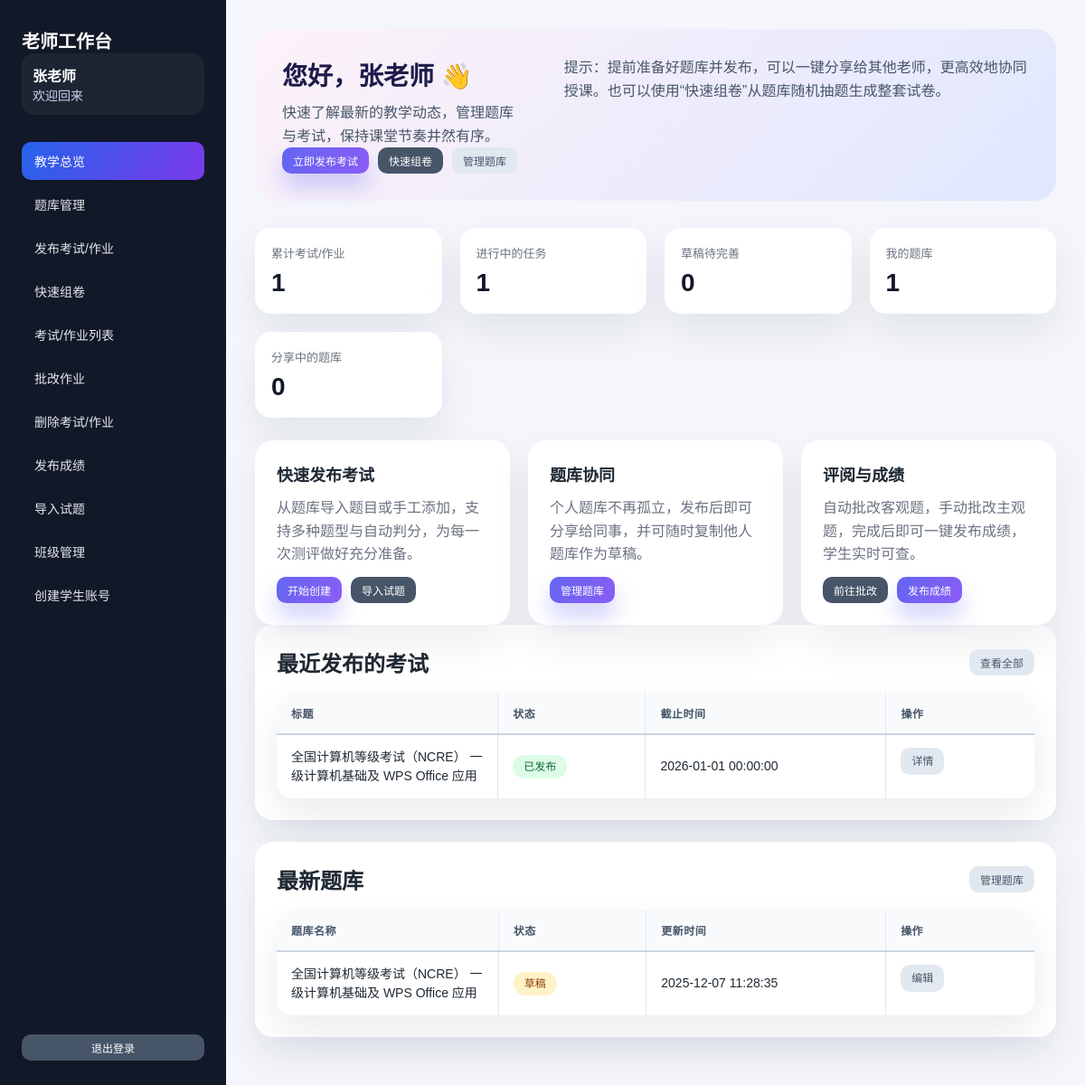
The page /teacher/index.php (signed in) on the database its author committed.
### tables this page shows
CREATE TABLE `users` (
  `id` int(11) NOT NULL AUTO_INCREMENT,
  `username` varchar(50) NOT NULL,
  `password` varchar(255) NOT NULL,
  `name` varchar(50) NOT NULL,
  `role` enum('admin','teacher','student') NOT NULL DEFAULT 'student',
  `class_id` int(11) DEFAULT NULL COMMENT '班级ID，学生所属班级',
  `teacher_id` int(11) DEFAULT NULL COMMENT '创建该学生的老师ID',
  `created_by` int(11) DEFAULT NULL COMMENT '创建者ID',
  `created_at` datetime DEFAULT CURRENT_TIMESTAMP,
  PRIMARY KEY (`id`),
  UNIQUE KEY `username` (`username`),
  KEY `teacher_id` (`teacher_id`),
  KEY `created_by` (`created_by`),
  CONSTRAINT `users_ibfk_1` FOREIGN KEY (`teacher_id`) REFERENCES `users` (`id`) ON DELETE SET NULL,
  CONSTRAINT `users_ibfk_2` FOREIGN KEY (`created_by`) REFERENCES `users` (`id`) ON DELETE SET NULL
);

CREATE TABLE `exams` (
  `id` int(11) NOT NULL AUTO_INCREMENT,
  `title` varchar(200) NOT NULL,
  `description` text,
  `type` enum('exam','homework') NOT NULL DEFAULT 'exam',
  `teacher_id` int(11) NOT NULL,
  `start_time` datetime NOT NULL,
  `end_time` datetime NOT NULL,
  `duration` int(11) DEFAULT NULL COMMENT '考试时长（分钟）',
  `allow_retake` tinyint(1) DEFAULT '0' COMMENT '是否允许再次考试',
  `status` enum('draft','published','finished') DEFAULT 'draft',
  `created_at` datetime DEFAULT CURRENT_TIMESTAMP,
  PRIMARY KEY (`id`),
  KEY `teacher_id` (`teacher_id`),
  CONSTRAINT `exams_ibfk_1` FOREIGN KEY (`teacher_id`) REFERENCES `users` (`id`) ON DELETE CASCADE
);

CREATE TABLE `question_banks` (
  `id` int(11) NOT NULL AUTO_INCREMENT,
  `teacher_id` int(11) NOT NULL COMMENT '题库所属老师',
  `name` varchar(200) NOT NULL COMMENT '题库名称',
  `description` text COMMENT '题库说明',
  `status` enum('draft','published') NOT NULL DEFAULT 'draft' COMMENT '发布状态',
  `created_at` datetime DEFAULT CURRENT_TIMESTAMP,
  `updated_at` datetime DEFAULT CURRENT_TIMESTAMP ON UPDATE CURRENT_TIMESTAMP,
  PRIMARY KEY (`id`),
  KEY `teacher_id` (`teacher_id`),
  CONSTRAINT `question_banks_ibfk_1` FOREIGN KEY (`teacher_id`) REFERENCES `users` (`id`) ON DELETE CASCADE
);

### config.php (called while the page is built, shortened)
<?php
function getDB() {
    static $pdo = null;
    if ($pdo === null) {
        try {
            $dsn = "mysql:host=" . DB_HOST . ";dbname=" . DB_NAME . ";charset=" . DB_CHARSET;
            $pdo = new PDO($dsn, DB_USER, DB_PASS);
            $pdo->setAttribute(PDO::ATTR_ERRMODE, PDO::ERRMODE_EXCEPTION);
            $pdo->setAttribute(PDO::ATTR_DEFAULT_FETCH_MODE, PDO::FETCH_ASSOC);
        } catch(PDOException $e) {
            die("数据库连接失败: " . $e->getMessage());
        }
    }
    return $pdo;
}
function getCurrentUser() {
    $pdo = getDB();
    $stmt = $pdo->prepare("SELECT * FROM users WHERE id = ?");
    $stmt->execute([$_SESSION['user_id']]);
    return $stmt->fetch();
}
?>

### teacher/index.php (the view, shortened to what this page needs)
<?php
require_once '../config.php';
require_once 'teacher_sidebar.php';
$pdo = getDB();
$user = getCurrentUser();
$teacherId = $_SESSION['user_id'];
$examCount = $pdo->prepare("SELECT COUNT(*) FROM exams WHERE teacher_id = ?");
$examCount->execute([$teacherId]);
$totalExams = (int)$examCount->fetchColumn();
$activeExamStmt = $pdo->prepare("SELECT COUNT(*) FROM exams WHERE teacher_id = ? AND status = 'published' AND end_time >= NOW()");
$activeExamStmt->execute([$teacherId]);
$activeExams = (int)$activeExamStmt->fetchColumn();
$draftExamStmt = $pdo->prepare("SELECT COUNT(*) FROM exams WHERE teacher_id = ? AND status = 'draft'");
$draftExamStmt->execute([$teacherId]);
$draftExams = (int)$draftExamStmt->fetchColumn();
$bankStmt = $pdo->prepare("SELECT COUNT(*) FROM question_banks WHERE teacher_id = ?");
$bankStmt->execute([$teacherId]);
$bankCount = (int)$bankStmt->fetchColumn();
$shareStmt = $pdo->prepare("SELECT COUNT(*) FROM question_bank_shares WHERE owner_teacher_id = ?");
$shareStmt->execute([$teacherId]);
$shareCount = (int)$shareStmt->fetchColumn();
$recentExamsStmt = $pdo->prepare("SELECT id, title, status, end_time FROM exams WHERE teacher_id = ? ORDER BY created_at DESC LIMIT 4");
$recentExamsStmt->execute([$teacherId]);
$recentExams = $recentExamsStmt->fetchAll();
$recentBanksStmt = $pdo->prepare("SELECT id, name, status, updated_at FROM question_banks WHERE teacher_id = ? ORDER BY updated_at DESC LIMIT 4");
$recentBanksStmt->execute([$teacherId]);
$recentBanks = $recentBanksStmt->fetchAll();
?>
<!DOCTYPE html>
<html lang="zh-CN">
<head>
    <link rel="stylesheet" href="../style.css">
</head>
<body>
    <div class="app-shell">
        <?php renderTeacherSidebar('dashboard', $user); ?>
        <main class="app-content">
            <section class="page-hero">
                <div>
                    <h1>您好，<?php echo htmlspecialchars($user['name']); ?> 👋</h1>
                    <p>快速了解最新的教学动态，管理题库与考试，保持课堂节奏井然有序。</p>
                    <div class="hero-actions">
                        <a href="create_exam.php" class="btn btn-primary btn-small">立即发布考试</a>
                        <a href="quick_generate_exam.php" class="btn btn-secondary btn-small">快速组卷</a>
                        <a href="question_bank.php" class="btn btn-muted btn-small">管理题库</a>
                    </div>
                </div>
                <div>
                    <p>提示：提前准备好题库并发布，可以一键分享给其他老师，更高效地协同授课。也可以使用“快速组卷”从题库随机抽题生成整套试卷。</p>
                </div>
            </section>
            <section class="stats-grid">
                <div class="stat-card">
                    <span>累计考试/作业</span>
                    <strong><?php echo $totalExams; ?></strong>
                </div>
                <div class="stat-card">
                    <span>进行中的任务</span>
                    <strong><?php echo $activeExams; ?></strong>
                </div>
                <div class="stat-card">
                    <span>草稿待完善</span>
                    <strong><?php echo $draftExams; ?></strong>
                </div>
                <div class="stat-card">
                    <span>我的题库</span>
                    <strong><?php echo $bankCount; ?></strong>
                </div>
                <div class="stat-card">
                    <span>分享中的题库</span>
                    <strong><?php echo $shareCount; ?></strong>
                </div>
            </section>
            <section class="card-grid">
                <div class="card-highlight">
                    <h3>快速发布考试</h3>
                    <p>从题库导入题目或手工添加，支持多种题型与自动判分，为每一次测评做好充分准备。</p>
                    <div class="card-actions">
                        <a href="create_exam.php" class="btn btn-primary btn-small">开始创建</a>
                        <a href="import_exam.php" class="btn btn-secondary btn-small">导入试题</a>
                    </div>
                </div>
                <div class="card-highlight">
                    <h3>题库协同</h3>
                    <p>个人题库不再孤立，发布后即可分享给同事，并可随时复制他人题库作为草稿。</p>
                    <div class="card-actions">
                        <a href="question_bank.php" class="btn btn-primary btn-small">管理题库</a>
                    </div>
                </div>
                <div class="card-highlight">
                    <h3>评阅与成绩</h3>
                    <p>自动批改客观题，手动批改主观题，完成后即可一键发布成绩，学生实时可查。</p>
                    <div class="card-actions">
                        <a href="grade_exam.php" class="btn btn-secondary btn-small">前往批改</a>
                        <a href="publish_score.php" class="btn btn-primary btn-small">发布成绩</a>
                    </div>
                </div>
            </section>
            <div class="card">
                <div class="section-title">
                    <h2>最近发布的考试</h2>
                    <a href="exam_list.php" class="btn btn-muted btn-small">查看全部</a>
                </div>
                <?php if (empty($recentExams)): ?>
                    <p>暂无记录，点击“立即发布考试”开始创建。</p>
                <?php else: ?>
                    <div class="table-wrapper">
                        <table>
                            <thead>
                                <tr>
                                    <th>标题</th>
                                    <th>状态</th>
                                    <th>截止时间</th>
                                    <th>操作</th>
                                </tr>
                            </thead>
                            <tbody>
                                <?php foreach ($recentExams as $exam): ?>
                                    <tr>
                                        <td><?php echo htmlspecialchars($exam['title']); ?></td>
                                        <td>
                                            <span class="tag <?php echo $exam['status'] === 'published' ? 'tag-published' : 'tag-draft'; ?>">
                                                <?php echo $exam['status'] === 'published' ? '已发布' : '草稿'; ?>
                                            </span>
                                        </td>
                                        <td><?php echo htmlspecialchars($exam['end_time']); ?></td>
                                        <td class="table-actions">
                                            <a href="exam_detail.php?id=<?php echo $exam['id']; ?>" class="btn btn-muted btn-small">详情</a>
                                        </td>
                                    </tr>
                                <?php endforeach; ?>
                            </tbody>
                        </table>
                    </div>
                <?php endif; ?>
            </div>
            <div class="card">
                <div class="section-title">
                    <h2>最新题库</h2>
                    <a href="question_bank.php" class="btn btn-muted btn-small">管理题库</a>
                </div>
                <?php if (empty($recentBanks)): ?>
                    <p>还没有题库，建议先创建个人题库，方便重复利用。</p>
                <?php else: ?>
                    <div class="table-wrapper">
                        <table>
                            <thead>
                                <tr>
                                    <th>题库名称</th>
                                    <th>状态</th>
                                    <th>更新时间</th>
                                    <th>操作</th>
                                </tr>
                            </thead>
                            <tbody>
                                <?php foreach ($recentBanks as $bank): ?>
                                    <tr>
                                        <td><?php echo htmlspecialchars($bank['name']); ?></td>
                                        <td>
                                            <span class="tag <?php echo $bank['status'] === 'published' ? 'tag-published' : 'tag-draft'; ?>">
                                                <?php echo $bank['status'] === 'published' ? '已发布' : '草稿'; ?>
                                            </span>
                                        </td>
                                        <td><?php echo htmlspecialchars($bank['updated_at']); ?></td>
                                        <td class="table-actions">
                                            <a href="question_bank_edit.php?id=<?php echo $bank['id']; ?>" class="btn btn-muted btn-small">编辑</a>
                                        </td>
                                    </tr>
                                <?php endforeach; ?>
                            </tbody>
                        </table>
                    </div>
                <?php endif; ?>
            </div>
        </main>
    </div>
</body>
</html>

### teacher/teacher_sidebar.php (shortened to what this page needs)
<?php
function renderTeacherSidebar($activeKey = 'dashboard', $user = null) {
    $menu = [
        'dashboard' => ['label' => '教学总览', 'href' => 'index.php'],
        'question_bank' => ['label' => '题库管理', 'href' => 'question_bank.php'],
        'create_exam' => ['label' => '发布考试/作业', 'href' => 'create_exam.php'],
        'quick_generate' => ['label' => '快速组卷', 'href' => 'quick_generate_exam.php'],
        'exam_list' => ['label' => '考试/作业列表', 'href' => 'exam_list.php'],
        'grade' => ['label' => '批改作业', 'href' => 'grade_exam.php'],
        'delete' => ['label' => '删除考试/作业', 'href' => 'delete_exam.php'],
        'publish_score' => ['label' => '发布成绩', 'href' => 'publish_score.php'],
        'import' => ['label' => '导入试题', 'href' => 'import_exam.php'],
        'classes' => ['label' => '班级管理', 'href' => 'manage_classes.php'],
        'students' => ['label' => '创建学生账号', 'href' => 'create_student.php'],
    ];
    $userName = $user ? htmlspecialchars($user['name']) : '老师';
    ?>
    <aside class="app-sidebar" id="app-sidebar">
        <div>
            <div class="sidebar-brand">老师工作台</div>
            <div class="sidebar-user">
                <strong><?php echo $userName; ?></strong>
                <span>欢迎回来</span>
            </div>
        </div>
        <nav class="sidebar-menu">
            <?php foreach ($menu as $key => $item): ?>
                <a href="<?php echo $item['href']; ?>" class="<?php echo $key === $activeKey ? 'active' : ''; ?>" onclick="closeMobileMenu()">
                    <?php echo htmlspecialchars($item['label']); ?>
                </a>
            <?php endforeach; ?>
        </nav>
        <a href="logout.php" class="btn btn-secondary btn-small" onclick="closeMobileMenu()">退出登录</a>
    </aside>
    <?php
}

### rows shown on the page
users: name "张老师"
exams: title "全国计算机等级考试（NCRE） 一级计算机基础及 WPS Office 应用", status "已发布", end_time "2026-01-01 00:00:00"
question_banks: name "全国计算机等级考试（NCRE） 一级计算机基础及 WPS Office 应用", status "草稿", updated_at "2025-12-07 11:28:35"

### other values the page prints
$item['label'] "教学总览"
$item['label'] "题库管理"
$item['label'] "发布考试/作业"
$item['label'] "快速组卷"
$item['label'] "考试/作业列表"
$item['label'] "批改作业"
$item['label'] "删除考试/作业"
$item['label'] "发布成绩"
$item['label'] "导入试题"
$item['label'] "班级管理"
$item['label'] "创建学生账号"
$totalExams "1"
$activeExams "1"
$draftExams "0"
$bankCount "1"
